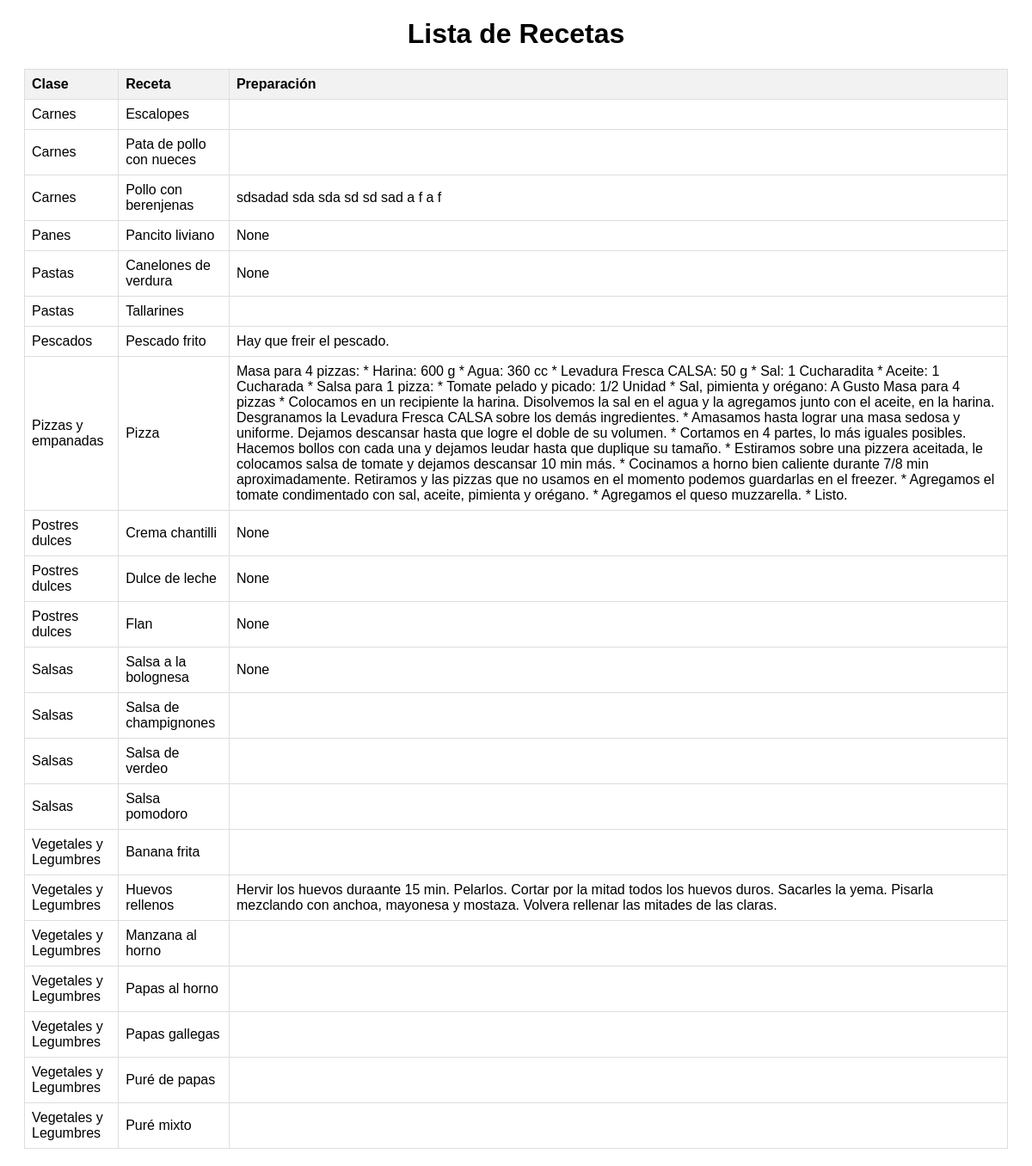
Screenshot of /reporte_recetas with the database file from the repository.
### tables this page shows
CREATE TABLE "Prepa" (
	"CodClasePrepa"	INTEGER,
	"CodPrepa"	INTEGER UNIQUE,
	"NombrePrepa"	TEXT UNIQUE,
	"Receta"	TEXT,
	"Foto"	BLOB,
	"Porciones"	INTEGER,
	PRIMARY KEY("CodPrepa")
);

CREATE TABLE "ClasePrepa" (
	"CodClasePrepa"	INTEGER UNIQUE,
	"ClasePrepa"	TEXT UNIQUE,
	PRIMARY KEY("CodClasePrepa")
);

### GourmetCS50/app.py (the view)
@app.route('/reporte_recetas')
def reporte_recetas():
    conn = sqlite3.connect('GourmetCS50.db')
    cursor = conn.cursor()
    cursor.execute('SELECT c.ClasePrepa, p.NombrePrepa, p.Receta FROM ClasePrepa c JOIN Prepa p ON c.CodClasePrepa = p.CodClasePrepa ORDER BY c.ClasePrepa, p.NombrePrepa;')
    recetas = cursor.fetchall()
    cursor.execute('SELECT * FROM ClasePrepa ORDER BY ClasePrepa')
    clases = cursor.fetchall()
    conn.close()
    return render_template('Reporte_Recetas.html', recetas=recetas, clases=clases)

### templates/Reporte_Recetas.html (shortened to what this page needs)
<!DOCTYPE html>
<html lang="es" class="htmlstd html5">
<head>
    <link rel="stylesheet" type="text/css" href="{{ url_for('static', filename='Indexcss.css') }}">
</head>
<body>
    <h1>Lista de Recetas</h1>
    <div id="tabla-container">
        <table>
            <tr>
                <th>Clase</th>
                <th>Receta</th>
                <th>Preparación</th>
            </tr>
            {% for receta in recetas %}
            <tr>
                <td>{{ receta[0] }}</td>
                <td>{{ receta[1] }}</td>
                <td>{{ receta[2] }}</td>
            </tr>
            {% endfor %}
        </table>
    </div>
</body>
</html>

### templates/Reporte_Recetas.html (style rules this page uses)
body { font-family: Arial, sans-serif; }
h1 { text-align: center; }
#tabla-container { margin: 20px; }
table { width: 100%; border-collapse: collapse; margin-top: 20px; }
th, td { border: 1px solid #dddddd; text-align: left; padding: 8px; }
th { background-color: #f2f2f2; }

### rows the page displays
Prepa: ClasePrepa "Carnes", NombrePrepa "Escalopes"
Prepa: ClasePrepa "Carnes", NombrePrepa "Pata de pollo con nueces"
Prepa: ClasePrepa "Carnes", NombrePrepa "Pollo con berenjenas", Receta "sdsadad sda sda sd sd sad a f a f"
Prepa: ClasePrepa "Panes", NombrePrepa "Pancito liviano", receta "None"
Prepa: ClasePrepa "Pastas", NombrePrepa "Canelones de verdura", receta "None"
Prepa: ClasePrepa "Pastas", NombrePrepa "Tallarines"
Prepa: ClasePrepa "Pescados", NombrePrepa "Pescado frito", Receta "Hay que freir el pescado."
Prepa: ClasePrepa "Pizzas y empanadas", NombrePrepa "Pizza", Receta "Masa para 4 pizzas: * Harina: 600 g * Agua: 360 cc * Levadura Fresca CALSA: 50 g * Sal: 1 Cucharadita * Aceite: 1 Cucharada * Salsa para 1 pizza: * Tomate pelado y picado: 1/2 Unidad * Sal, pimienta y orégano: A Gusto Masa para 4 pizzas * Colocamos en un recipiente la harina. Disolvemos la sal en el agua y la agregamos junto con el aceite, en la harina. Desgranamos la Levadura Fresca CALSA sobre los demás ingredientes. * Amasamos hasta lograr una masa sedosa y uniforme. Dejamos descansar hasta que logre el doble de su volumen. * Cortamos en 4 partes, lo más iguales posibles. Hacemos bollos con cada una y dejamos leudar hasta que duplique su tamaño. * Estiramos sobre una pizzera aceitada, le…"
Prepa: ClasePrepa "Postres dulces", NombrePrepa "Crema chantilli", receta "None"
Prepa: ClasePrepa "Postres dulces", NombrePrepa "Dulce de leche", receta "None"
Prepa: ClasePrepa "Postres dulces", NombrePrepa "Flan", receta "None"
Prepa: ClasePrepa "Salsas", NombrePrepa "Salsa a la bolognesa", receta "None"
Prepa: ClasePrepa "Salsas", NombrePrepa "Salsa de champignones"
Prepa: ClasePrepa "Salsas", NombrePrepa "Salsa de verdeo"
Prepa: ClasePrepa "Salsas", NombrePrepa "Salsa pomodoro"
Prepa: ClasePrepa "Vegetales y Legumbres", NombrePrepa "Banana frita"
Prepa: ClasePrepa "Vegetales y Legumbres", NombrePrepa "Huevos rellenos", Receta "Hervir los huevos duraante 15 min. Pelarlos. Cortar por la mitad todos los huevos duros. Sacarles la yema. Pisarla mezclando con anchoa, mayonesa y mostaza. Volvera rellenar las mitades de las claras."
Prepa: ClasePrepa "Vegetales y Legumbres", NombrePrepa "Manzana al horno"
Prepa: ClasePrepa "Vegetales y Legumbres", NombrePrepa "Papas al horno"
Prepa: ClasePrepa "Vegetales y Legumbres", NombrePrepa "Papas gallegas"
Prepa: ClasePrepa "Vegetales y Legumbres", NombrePrepa "Puré de papas"
Prepa: ClasePrepa "Vegetales y Legumbres", NombrePrepa "Puré mixto"
